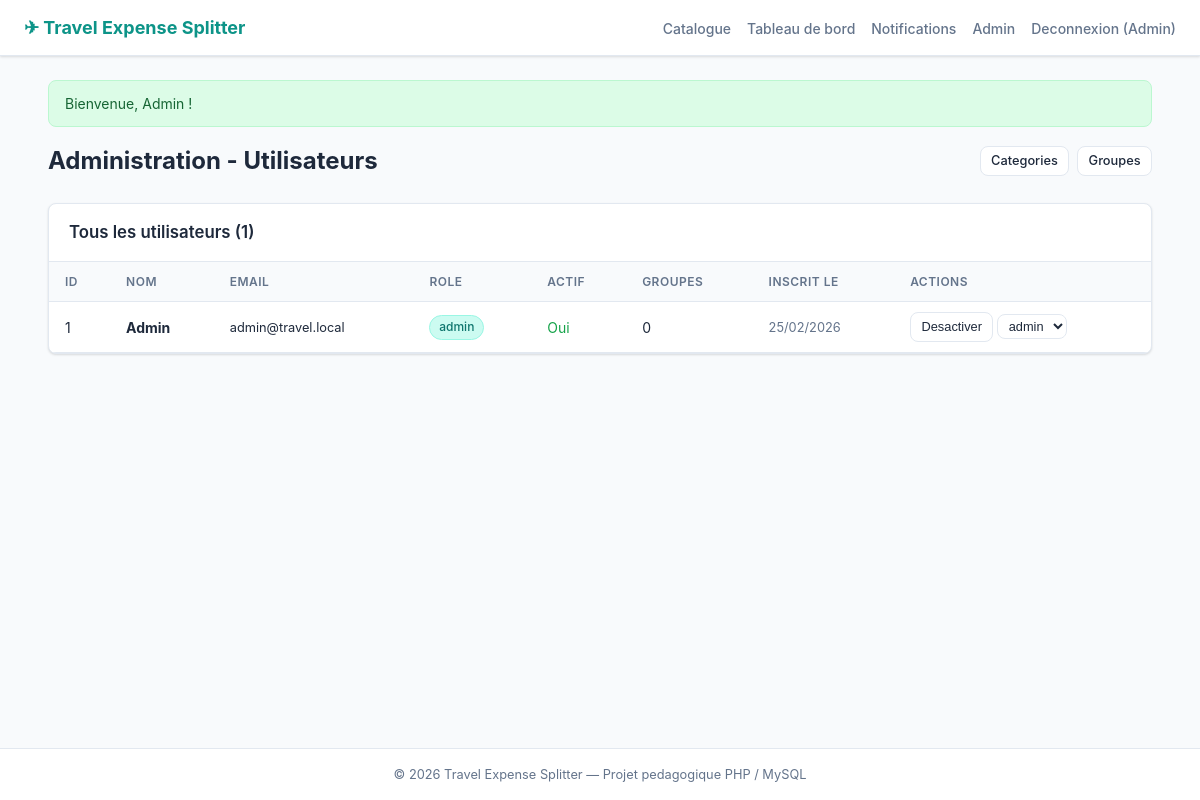
/admin_users.php (signed in), run on the app's committed database.
### tables this page shows
CREATE TABLE IF NOT EXISTS users (
    id          INT UNSIGNED AUTO_INCREMENT PRIMARY KEY,
    name        VARCHAR(100)    NOT NULL,
    email       VARCHAR(255)    NOT NULL UNIQUE,
    password_hash VARCHAR(255)  NOT NULL,
    role        ENUM('visitor','user','admin') NOT NULL DEFAULT 'user',
    is_active   TINYINT(1)      NOT NULL DEFAULT 1,
    created_at  DATETIME        NOT NULL DEFAULT CURRENT_TIMESTAMP
);

### auth.php (called while the page is built, shortened)
<?php
function h(string $str): string
{
    return htmlspecialchars($str, ENT_QUOTES, 'UTF-8');
}

### admin_users.php (the view, shortened to what this page needs)
<?php
require_once __DIR__ . '/header.php';
$users_list = $pdo->query(
    'SELECT u.*,
            (SELECT COUNT(*) FROM `groups` WHERE owner_id = u.id) AS group_count
     FROM users u
     ORDER BY u.created_at DESC'
)->fetchAll();
?>
<div class="page-header">
    <h1>Administration - Utilisateurs</h1>
    <div class="btn-group">
        <a href="admin_categories.php" class="btn btn-secondary btn-sm">Categories</a>
        <a href="admin_groups.php" class="btn btn-secondary btn-sm">Groupes</a>
    </div>
</div>
<div class="card">
    <div class="card-header">
        <h3>Tous les utilisateurs (<?= count($users_list) ?>)</h3>
    </div>
    <div class="table-wrap">
        <table>
            <thead>
                <tr>
                    <th>ID</th>
                    <th>Nom</th>
                    <th>Email</th>
                    <th>Role</th>
                    <th>Actif</th>
                    <th>Groupes</th>
                    <th>Inscrit le</th>
                    <th>Actions</th>
                </tr>
            </thead>
            <tbody>
                <?php foreach ($users_list as $u): ?>
                    <tr>
                        <td><?= $u['id'] ?></td>
                        <td><strong><?= h($u['name']) ?></strong></td>
                        <td class="text-sm"><?= h($u['email']) ?></td>
                        <td>
                            <span class="tag <?= $u['role'] === 'admin' ? 'tag-primary' : '' ?>">
                                <?= h($u['role']) ?>
                            </span>
                        </td>
                        <td>
                            <?php if ($u['is_active']): ?>
                                <span style="color:var(--color-success);">Oui</span>
                            <?php else: ?>
                                <span style="color:var(--color-danger);">Non</span>
                            <?php endif; ?>
                        </td>
                        <td><?= (int)$u['group_count'] ?></td>
                        <td class="text-sm text-muted"><?= date('d/m/Y', strtotime($u['created_at'])) ?></td>
                        <td>
                            <?php if ((int)$u['id'] !== $uid): ?>
                                <form method="post" action="admin_users.php" style="display:inline;">
                                    <button type="submit" class="btn btn-secondary btn-sm">
                                        <?= $u['is_active'] ? 'Desactiver' : 'Activer' ?>
                                    </button>
                                </form>
                                <form method="post" action="admin_users.php" style="display:inline;">
                                    <select name="new_role" class="form-control"
                                            style="display:inline;width:auto;padding:.2rem .4rem;font-size:.8rem;"
                                            onchange="this.form.submit()">
                                        <option value="admin" <?= $u['role'] === 'admin' ? 'selected' : '' ?>>admin</option>
                                    </select>
                                </form>
                            <?php else: ?>
                                <span class="text-sm text-muted">(vous)</span>
                            <?php endif; ?>
                        </td>
                    </tr>
                <?php endforeach; ?>
            </tbody>
        </table>
    </div>
</div>
<?php require_once __DIR__ . '/footer.php'; ?>

### style.css (style rules this page uses)
*, *::before, *::after { box-sizing: border-box; margin: 0; padding: 0; }
:root { --color-primary: #0d9488; --color-primary-dk: #0f766e; --color-primary-lt: #ccfbf1; --color-danger: #dc2626; --color-danger-dk: #b91c1c; --color-success: #16a34a; --color-warning: #d97706; --color-bg: #f8fafc; --color-surface: #ffffff; --color-border: #e2e8f0; --color-text: #1e293b; --color-muted: #64748b; --radius: 0.5rem; --shadow: 0 1px 3px rgba(0,0,0,.08), 0 1px 2px rgba(0,0,0,.06); }
body { font-family: -apple-system, BlinkMacSystemFont, 'Segoe UI', Roboto, 'Helvetica Neue', Arial, sans-serif; background: var(--color-bg); color: var(--color-text); line-height: 1.5; min-height: 100vh; display: flex; flex-direction: column; }
a { color: var(--color-primary); text-decoration: none; }
.card { background: var(--color-surface); border: 1px solid var(--color-border); border-radius: var(--radius); box-shadow: var(--shadow); overflow: hidden; }
.card-header { padding: 1rem 1.25rem; border-bottom: 1px solid var(--color-border); display: flex; align-items: center; justify-content: space-between; }
.card-header h2, .card-header h3 { font-size: 1.05rem; font-weight: 600; }
.table-wrap { overflow-x: auto; }
table { width: 100%; border-collapse: collapse; font-size: 0.875rem; }
th, td { padding: 0.65rem 1rem; text-align: left; border-bottom: 1px solid var(--color-border); }
th { background: var(--color-bg); font-weight: 600; color: var(--color-muted); font-size: 0.75rem; text-transform: uppercase; letter-spacing: 0.04em; }
.btn { display: inline-flex; align-items: center; justify-content: center; gap: 0.35rem; padding: 0.5rem 1rem; font-size: 0.875rem; font-weight: 500; border-radius: var(--radius); border: 1px solid transparent; cursor: pointer; transition: background .15s, border-color .15s; text-decoration: none; line-height: 1.4; }
.btn-secondary { background: var(--color-surface); color: var(--color-text); border-color: var(--color-border); }
.btn-sm { padding: 0.3rem 0.65rem; font-size: 0.8rem; }
.btn-group { display: flex; gap: 0.5rem; }
.form-control { width: 100%; padding: 0.5rem 0.75rem; border: 1px solid var(--color-border); border-radius: var(--radius); font-size: 0.875rem; line-height: 1.5; transition: border-color .15s; background: var(--color-surface); color: var(--color-text); }
select.form-control { appearance: auto; }
.page-header { display: flex; align-items: center; justify-content: space-between; margin-bottom: 1.5rem; flex-wrap: wrap; gap: 0.75rem; }
.page-header h1 { font-size: 1.5rem; font-weight: 700; }
.text-muted { color: var(--color-muted); }
.text-sm { font-size: 0.8rem; }
.tag { display: inline-block; padding: 0.15rem 0.55rem; font-size: 0.75rem; border-radius: 999px; background: var(--color-bg); border: 1px solid var(--color-border); color: var(--color-muted); font-weight: 500; }
.tag-primary { background: var(--color-primary-lt); color: #0f766e; border-color: #99f6e4; }

### data on the page
users: id "1", name "Admin", email "admin@travel.local", role "admin", is_active "Oui", group_count "0", created_at "25/02/2026", new_role "admin"

### other printed values
APP_NAME "Travel Expense Splitter"
$user['name'] "Admin"
$flash_success "Bienvenue, Admin !"
count($users_list) "1"
